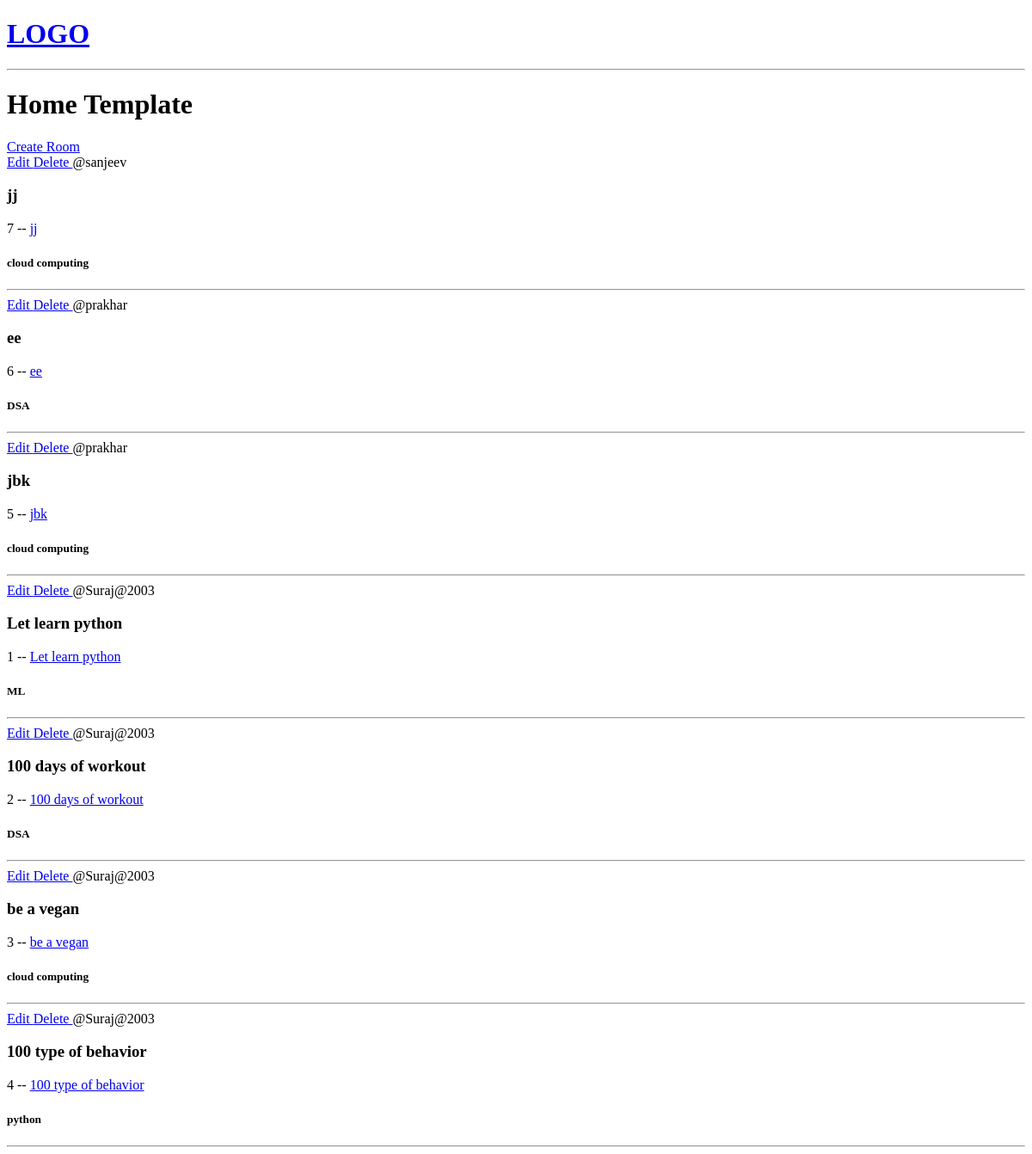
Before: / with the older database file.
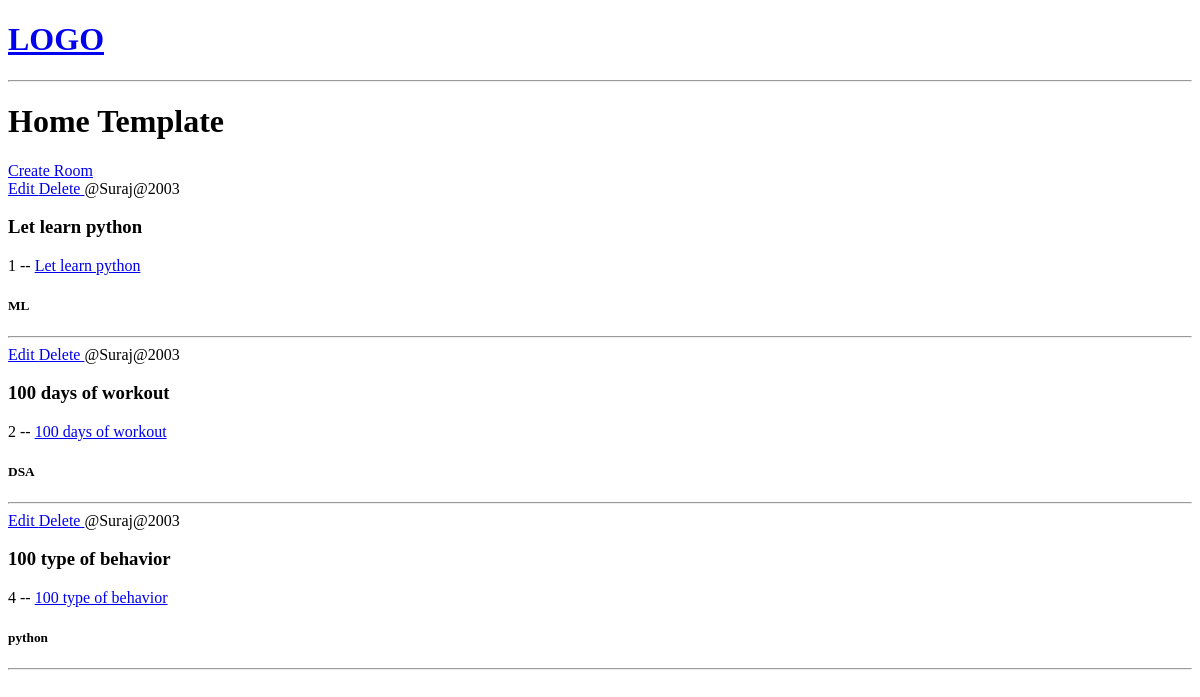
After: the same page with the newer database file.
### questions/models.py (models this page shows, shortened)
class Room(models.Model):
    host = models.ForeignKey(User, on_delete=models.SET_NULL, null=True)
    topic = models.ForeignKey(Topic, on_delete=models.SET_NULL, null=True)
    name = models.CharField(max_length=200)
    description = models.TextField(null=True, blank=True)
    updated = models.DateTimeField(auto_now=True)
    created = models.DateTimeField(auto_now_add=True)
    class Meta:
        ordering = ['-updated', '-created']

class Topic(models.Model):
    name = models.CharField(max_length=200)

### questions/views.py (the view)
# urls.py: 2. Add a URL to urlpatterns:  path('', views.home, name='home')
def home(request):
    rooms = Room.objects.all()
    context = {
        'rooms': rooms
    }
    return render(request, 'questions/home.html', context)

### questions/templates/questions/home.html
{% extends "main.html" %} {% block content %}
<h1>Home Template</h1>
<div>
  <a href="{% url 'create-room' %}"> Create Room </a>
  <div>
    {% for room in rooms %}
    <div>
      <a href="{% url 'update-room' room.id %}"> Edit </a>
      <a href="{% url 'delete-room' room.id %}"> Delete </a>
      <span>@{{ room.host.username }}</span>
      <h3>{{ room.name }}</h3>
      {{ room.id }} -- <a href="{% url 'room' room.id %}">{{ room.name }}</a>
      <h4><small>{{ room.topic.name }}</small></h4>
      <hr />
    </div>
    {% endfor %}
  </div>
</div>
{% endblock %}

### templates/main.html (shortened to what this page needs)
<!DOCTYPE html>
<html lang="en">
<head>
</head>
<body>
     {%include 'navbar.html'%}
     {% block content %}
     {% endblock %}
</body>
</html>

### templates/navbar.html (shortened to what this page needs)
<a href="/">
    <h1>LOGO</h1>
</a>
<hr>

Changed rows visible on the page:
removed Room: host.username "sanjeev", name "jj", id "7", topic.name "cloud computing"
removed Room: host.username "prakhar", name "ee", id "6", topic.name "DSA"
removed Room: host.username "prakhar", name "jbk", id "5", topic.name "cloud computing"
removed Room: host.username "Suraj@2003", name "be a vegan", id "3", topic.name "cloud computing"
